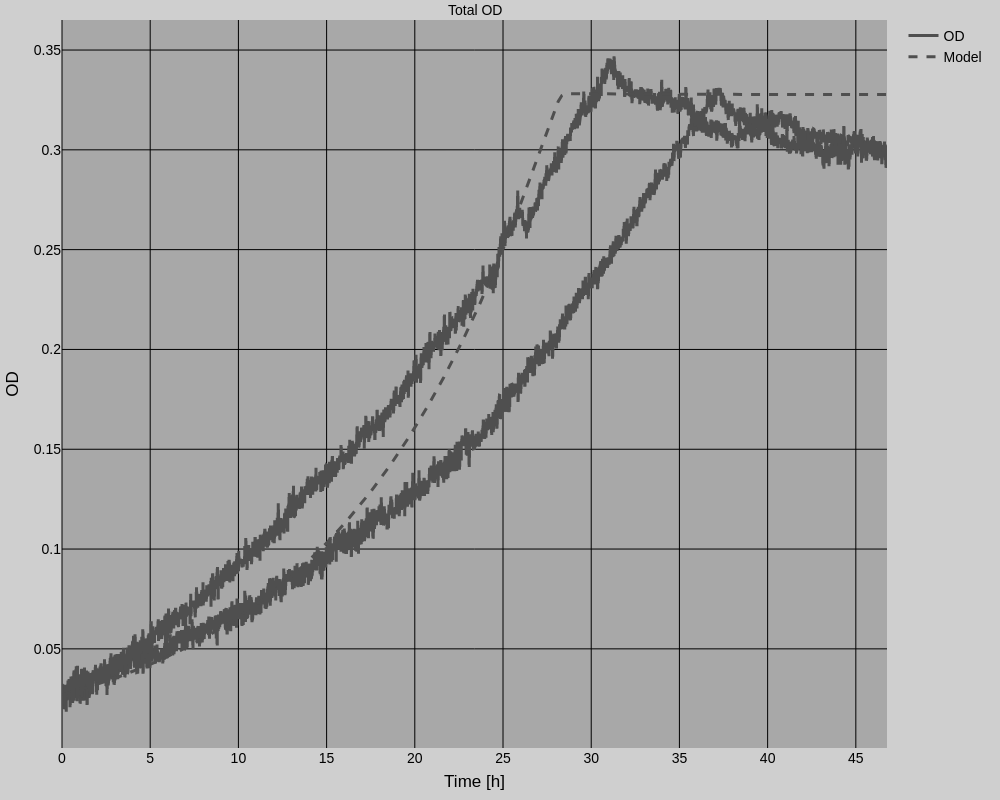

Write the Python code that produced this figure.
import plotly.graph_objects as go
from chibio_parser import fluorescence_paresr, cfu_parser, ct_oa_parser, calibration
from plotly.subplots import make_subplots
from style_plot import *
import numpy as np
from models import *
from equations import *

params['v1_1'] = 0.23
params['K1_1'] = 0.02
params['q1_1'] = 0.329 / 7.5
params['v2_1'] = 0.39
params['K2_1'] = 0.02
params['q2_1'] = 0.4 / 7.5
params['M1'] = 7.5
params['D'] = 0.14
params['N01'] = 0.027
params['N02'] = 0.04

Ms = fluorescence_paresr('/home/eric/ChiBioFlow/data/at_oa/241105_oa_mono')
Ms = [Ms[Ms['reactor'] == r] for r in ['M0', 'M2']]
Ms = [M[M['exp_time'] >= 4] for M in Ms]
xs = np.linspace(0, Ms[0].iloc[-1]['exp_time'],
                 int(Ms[0].iloc[-1]['exp_time']) * 60)
y = species_1_niche_1(xs, f_dN1_1, f_dR1_1, params)
k_eq, b_eq = calibration()
OD0 = 0.027
fig = make_subplots(
    rows=1,
    cols=1,
    shared_xaxes=True,
    subplot_titles=['Total OD', 'Absolute abundances', 'Relative abundances'],
    vertical_spacing=0.03)
for M in Ms:
    M.index = range(len(M))
    M.loc[:, 'exp_time'] = np.linspace(0, M.iloc[-1]['exp_time'], len(M))
    t_R1 = M[(M['exp_time'] < 23.5) & (M['exp_time'] < 24)]
    R0_raw = np.average(M.loc[:10]['od_measured'])
    R1_raw = np.average(M.iloc[-60:]['od_measured'])
    #R1_raw = np.average(t_R1['od_measured'])
    k_num = float(k_eq.subs({'OD1': OD0, 'OD2': 0.3, R1: R0_raw, R2: R1_raw}))
    b_num = float(b_eq.subs({'OD1': OD0, 'OD2': 0.3, R1: R0_raw, R2: R1_raw}))
    OD = k_num * np.log10(M['od_measured']) + b_num
    fig.add_trace(go.Scatter(x=M['exp_time'],
                             y=OD,
                             marker=dict(color='#4F4F4F'),
                             showlegend=False,
                             hovertext=M['reactor'],
                             name='OD'),
                  row=1,
                  col=1)
fig.add_trace(go.Scatter(x=xs,
                         y=y[:, 0],
                         line=dict(dash='dash'),
                         marker=dict(color='#4F4F4F'),
                         name='Model'),
              row=1,
              col=1)
b = 0.3 / np.average(Ms[0].iloc[-5:]['FP3_emit1'])
#fig.add_trace(go.Scatter(x=Ms[0]['exp_time'], y=Ms[0]['FP3_emit1'] * b))
##b = OD0 / np.average(Ms[2].loc[:3]['FP3_emit1'])
#fig.add_trace(
#    go.Scatter(x=Ms[0]['exp_time'],
#               y=[get_od(raw) for raw in Ms[0]['od_measured']]))
fig["layout"]['yaxis1']["title"] = "OD"
fig["layout"]['xaxis1']["title"] = "Time [h]"
fig['data'][0]['showlegend'] = True
fig.update_layout(width=width, height=height)
fig = style_plot(fig)
fig.show()
fig.write_image('plot.png')
